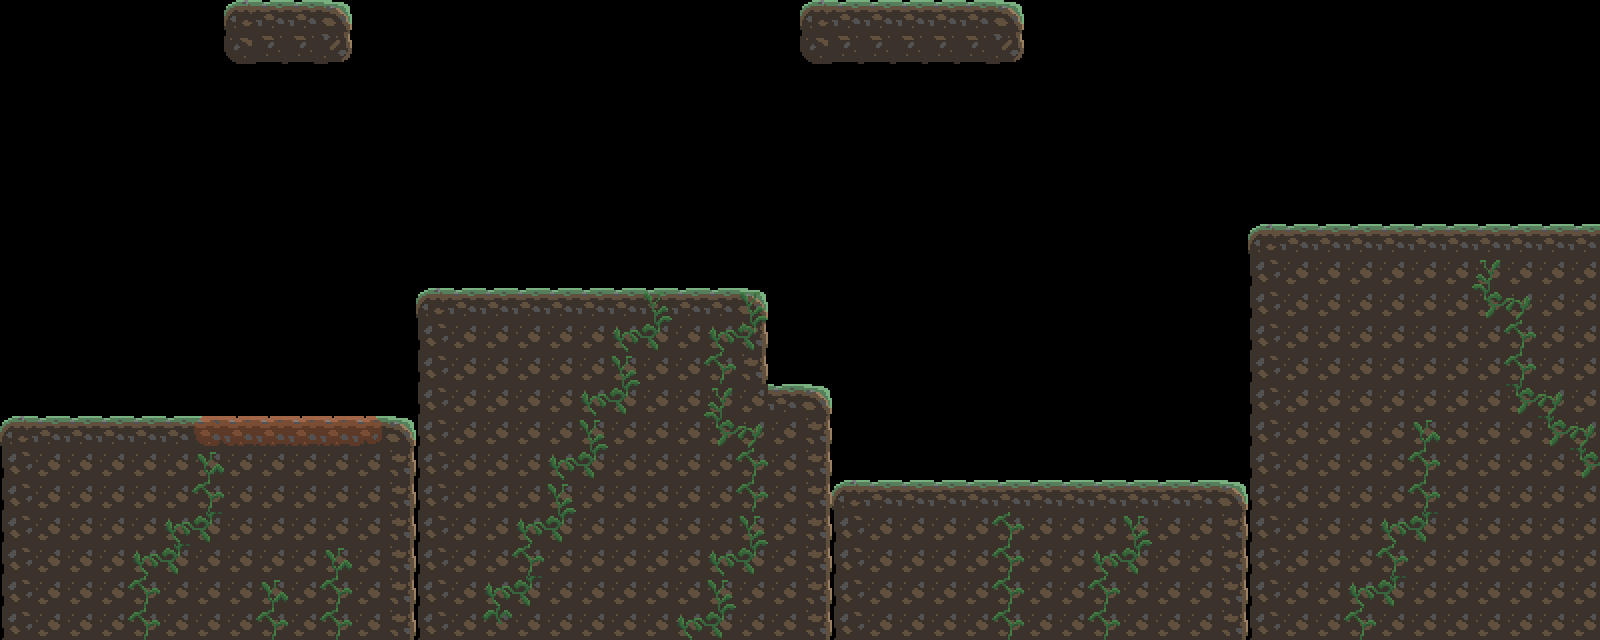

This game map was drawn from its Tiled (.tmx) file and the tilesets committed beside it. A one-line description and the full map source follow:
An orthogonal 50x20 tile map with 32x32 px tiles, 2 tile layers (Ground, Overlay).

<map version="1.0" orientation="orthogonal" renderorder="right-down" width="50" height="20" tilewidth="32" tileheight="32" nextobjectid="1">
 <tileset firstgid="1" source="../Tilesets/tiles_16x2.tsx" />
 <layer name="Ground" width="50" height="20">
  <data encoding="csv">
0,0,0,0,0,0,0,1,2,2,3,0,0,0,0,0,0,0,0,0,0,0,0,0,0,1,2,2,2,2,2,3,0,0,0,0,0,0,0,0,0,0,0,0,0,0,0,0,0,0,
0,0,0,0,0,0,0,13,14,14,15,0,0,0,0,0,0,0,0,0,0,0,0,0,0,13,14,14,14,14,14,15,0,0,0,0,0,0,0,0,0,0,0,0,0,0,0,0,0,0,
0,0,0,0,0,0,0,0,0,0,0,0,0,0,0,0,0,0,0,0,0,0,0,0,0,0,0,0,0,0,0,0,0,0,0,0,0,0,0,0,0,0,0,0,0,0,0,0,0,0,
0,0,0,0,0,0,0,0,0,0,0,0,0,0,0,0,0,0,0,0,0,0,0,0,0,0,0,0,0,0,0,0,0,0,0,0,0,0,0,0,0,0,0,0,0,0,0,0,0,0,
0,0,0,0,0,0,0,0,0,0,0,0,0,0,0,0,0,0,0,0,0,0,0,0,0,0,0,0,0,0,0,0,0,0,0,0,0,0,0,0,0,0,0,0,0,0,0,0,0,0,
0,0,0,0,0,0,0,0,0,0,0,0,0,0,0,0,0,0,0,0,0,0,0,0,0,0,0,0,0,0,0,0,0,0,0,0,0,0,0,0,0,0,0,0,0,0,0,0,0,0,
0,0,0,0,0,0,0,0,0,0,0,0,0,0,0,0,0,0,0,0,0,0,0,0,0,0,0,0,0,0,0,0,0,0,0,0,0,0,0,0,0,0,0,0,0,0,0,0,0,0,
0,0,0,0,0,0,0,0,0,0,0,0,0,0,0,0,0,0,0,0,0,0,0,0,0,0,0,0,0,0,0,0,0,0,0,0,0,0,0,1,2,2,2,2,2,2,2,2,2,2,
0,0,0,0,0,0,0,0,0,0,0,0,0,0,0,0,0,0,0,0,0,0,0,0,0,0,0,0,0,0,0,0,0,0,0,0,0,0,0,7,8,8,8,8,8,8,8,8,8,8,
0,0,0,0,0,0,0,0,0,0,0,0,0,1,2,2,2,2,2,2,2,2,2,3,0,0,0,0,0,0,0,0,0,0,0,0,0,0,0,7,8,8,8,8,8,8,8,8,8,8,
0,0,0,0,0,0,0,0,0,0,0,0,0,7,8,8,8,8,8,8,8,8,8,9,0,0,0,0,0,0,0,0,0,0,0,0,0,0,0,7,8,8,8,8,8,8,8,8,8,8,
0,0,0,0,0,0,0,0,0,0,0,0,0,7,8,8,8,8,8,8,8,8,8,9,0,0,0,0,0,0,0,0,0,0,0,0,0,0,0,7,8,8,8,8,8,8,8,8,8,8,
0,0,0,0,0,0,0,0,0,0,0,0,0,7,8,8,8,8,8,8,8,8,8,8,2,3,0,0,0,0,0,0,0,0,0,0,0,0,0,7,8,8,8,8,8,8,8,8,8,8,
1,2,2,2,2,2,4,5,5,5,5,6,3,7,8,8,8,8,8,8,8,8,8,8,8,9,0,0,0,0,0,0,0,0,0,0,0,0,0,7,8,8,8,8,8,8,8,8,8,8,
7,8,8,8,8,8,8,8,8,8,8,8,9,7,8,8,8,8,8,8,8,8,8,8,8,9,0,0,0,0,0,0,0,0,0,0,0,0,0,7,8,8,8,8,8,8,8,8,8,8,
7,8,8,8,8,8,8,8,8,8,8,8,9,7,8,8,8,8,8,8,8,8,8,8,8,9,1,2,2,2,2,2,2,2,2,2,2,2,3,7,8,8,8,8,8,8,8,8,8,8,
7,8,8,8,8,8,8,8,8,8,8,8,9,7,8,8,8,8,8,8,8,8,8,8,8,9,7,8,8,8,8,8,8,8,8,8,8,8,9,7,8,8,8,8,8,8,8,8,8,8,
7,8,8,8,8,8,8,8,8,8,8,8,9,7,8,8,8,8,8,8,8,8,8,8,8,9,7,8,8,8,8,8,8,8,8,8,8,8,9,7,8,8,8,8,8,8,8,8,8,8,
7,8,8,8,8,8,8,8,8,8,8,8,9,7,8,8,8,8,8,8,8,8,8,8,8,9,7,8,8,8,8,8,8,8,8,8,8,8,9,7,8,8,8,8,8,8,8,8,8,8,
7,8,8,8,8,8,8,8,8,8,8,8,9,7,8,8,8,8,8,8,8,8,8,8,8,9,7,8,8,8,8,8,8,8,8,8,8,8,9,7,8,8,8,8,8,8,8,8,8,8
</data>
 </layer>
 <layer name="Overlay" width="50" height="20">
  <data encoding="csv">
0,0,0,0,0,0,0,0,0,0,0,0,0,0,0,0,0,0,0,0,0,0,0,0,0,0,0,0,0,0,0,0,0,0,0,0,0,0,0,0,0,0,0,0,0,0,0,0,0,0,
0,0,0,0,0,0,0,0,0,0,0,0,0,0,0,0,0,0,0,0,0,0,0,0,0,0,0,0,0,0,0,0,0,0,0,0,0,0,0,0,0,0,0,0,0,0,0,0,0,0,
0,0,0,0,0,0,0,0,0,0,0,0,0,0,0,0,0,0,0,0,0,0,0,0,0,0,0,0,0,0,0,0,0,0,0,0,0,0,0,0,0,0,0,0,0,0,0,0,0,0,
0,0,0,0,0,0,0,0,0,0,0,0,0,0,0,0,0,0,0,0,0,0,0,0,0,0,0,0,0,0,0,0,0,0,0,0,0,0,0,0,0,0,0,0,0,0,0,0,0,0,
0,0,0,0,0,0,0,0,0,0,0,0,0,0,0,0,0,0,0,0,0,0,0,0,0,0,0,0,0,0,0,0,0,0,0,0,0,0,0,0,0,0,0,0,0,0,0,0,0,0,
0,0,0,0,0,0,0,0,0,0,0,0,0,0,0,0,0,0,0,0,0,0,0,0,0,0,0,0,0,0,0,0,0,0,0,0,0,0,0,0,0,0,0,0,0,0,0,0,0,0,
0,0,0,0,0,0,0,0,0,0,0,0,0,0,0,0,0,0,0,0,0,0,0,0,0,0,0,0,0,0,0,0,0,0,0,0,0,0,0,0,0,0,0,0,0,0,0,0,0,0,
0,0,0,0,0,0,0,0,0,0,0,0,0,0,0,0,0,0,0,0,0,0,0,0,0,0,0,0,0,0,0,0,0,0,0,0,0,0,0,0,0,0,0,0,0,0,0,0,0,0,
0,0,0,0,0,0,0,0,0,0,0,0,0,0,0,0,0,0,0,0,0,0,0,0,0,0,0,0,0,0,0,0,0,0,0,0,0,0,0,0,0,0,0,0,0,0,22,0,0,0,
0,0,0,0,0,0,0,0,0,0,0,0,0,0,0,0,0,0,0,20,21,0,20,21,0,0,0,0,0,0,0,0,0,0,0,0,0,0,0,0,0,0,0,0,0,0,28,29,0,0,
0,0,0,0,0,0,0,0,0,0,0,0,0,0,0,0,0,0,0,26,27,0,26,27,0,0,0,0,0,0,0,0,0,0,0,0,0,0,0,0,0,0,0,0,0,0,0,25,0,0,
0,0,0,0,0,0,0,0,0,0,0,0,0,0,0,0,0,0,20,21,0,0,25,33,0,0,0,0,0,0,0,0,0,0,0,0,0,0,0,0,0,0,0,0,0,0,0,25,0,0,
0,0,0,0,0,0,0,0,0,0,0,0,0,0,0,0,0,0,26,27,0,0,22,23,0,0,0,0,0,0,0,0,0,0,0,0,0,0,0,0,0,0,0,0,0,0,0,28,29,0,
0,0,0,0,0,0,0,0,0,0,0,0,0,0,0,0,0,20,21,0,0,0,28,29,0,0,0,0,0,0,0,0,0,0,0,0,0,0,0,0,0,0,0,0,19,0,0,0,28,29,
0,0,0,0,0,0,19,0,0,0,0,0,0,0,0,0,0,26,27,0,0,0,0,25,0,0,0,0,0,0,0,0,0,0,0,0,0,0,0,0,0,0,0,0,25,0,0,0,0,28,
0,0,0,0,0,0,25,0,0,0,0,0,0,0,0,0,20,21,0,0,0,0,0,25,0,0,0,0,0,0,0,0,0,0,0,0,0,0,0,0,0,0,0,0,25,0,0,0,0,0,
0,0,0,0,0,26,27,0,0,0,0,0,0,0,0,0,26,27,0,0,0,0,20,21,0,0,0,0,0,0,0,25,0,0,0,21,0,0,0,0,0,0,0,26,27,0,0,0,0,0,
0,0,0,0,26,27,0,0,0,0,19,0,0,0,0,20,25,33,0,0,0,0,26,27,0,0,0,0,0,0,0,25,0,0,26,27,0,0,0,0,0,0,0,25,0,0,0,0,0,0,
0,0,0,0,25,0,0,0,19,0,25,0,0,0,0,26,27,0,0,0,0,20,21,0,0,0,0,0,0,0,0,25,0,0,25,0,0,0,0,0,0,0,26,27,0,0,0,0,0,0,
0,0,0,0,25,0,0,0,25,0,25,0,0,0,0,32,33,0,0,0,0,26,27,0,0,0,0,0,0,0,0,25,0,0,25,0,0,0,0,0,0,0,25,0,0,0,0,0,0,0
</data>
 </layer>
</map>
